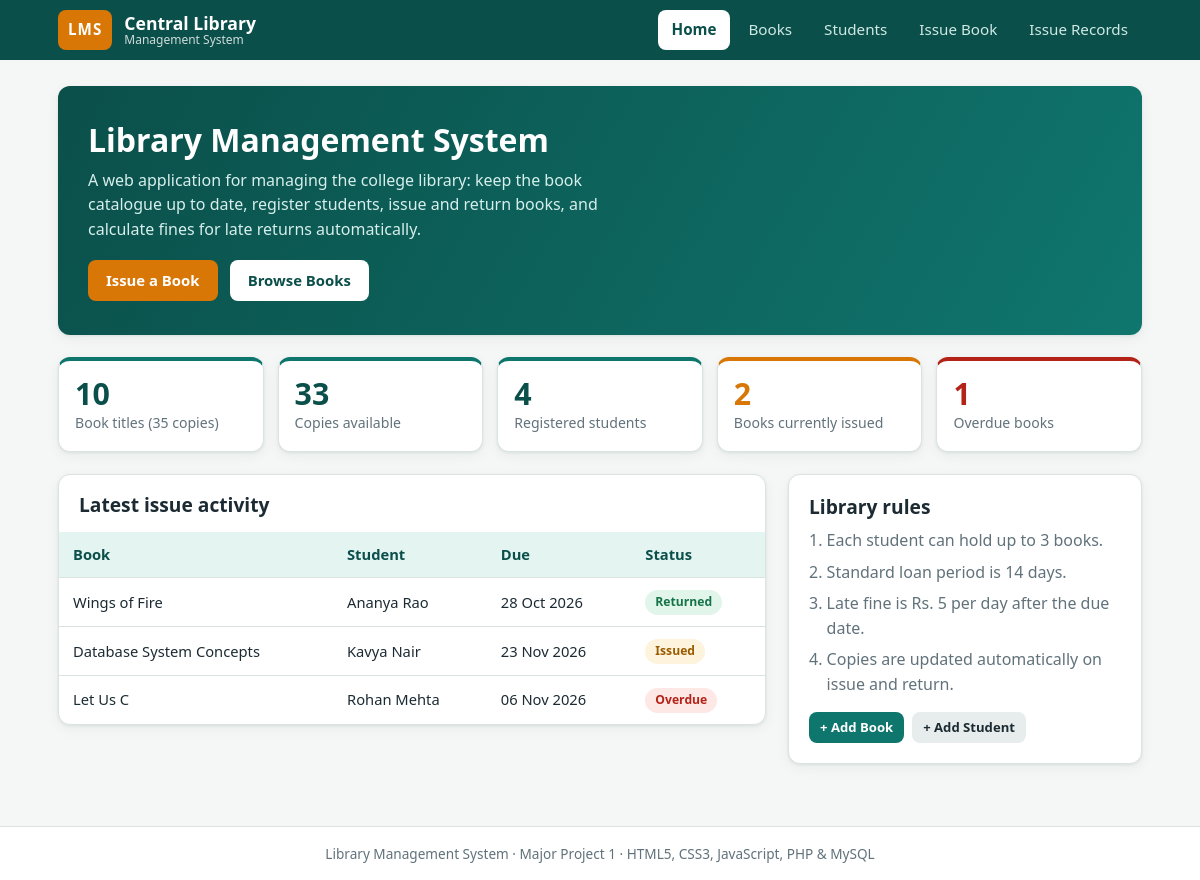
The page / on the database its author committed.
### tables this page shows
CREATE TABLE issues (
    id          INT UNSIGNED AUTO_INCREMENT PRIMARY KEY,
    book_id     INT UNSIGNED NOT NULL,
    student_id  INT UNSIGNED NOT NULL,
    issue_date  DATE NOT NULL,
    due_date    DATE NOT NULL,
    return_date DATE NULL,
    fine_amount INT UNSIGNED NOT NULL DEFAULT 0,
    status      ENUM('Issued','Returned') NOT NULL DEFAULT 'Issued',
    CONSTRAINT fk_issue_book    FOREIGN KEY (book_id)    REFERENCES books(id)    ON DELETE RESTRICT,
    CONSTRAINT fk_issue_student FOREIGN KEY (student_id) REFERENCES students(id) ON DELETE RESTRICT
);

CREATE TABLE books (
    id               INT UNSIGNED AUTO_INCREMENT PRIMARY KEY,
    title            VARCHAR(150) NOT NULL,
    author           VARCHAR(100) NOT NULL,
    isbn             VARCHAR(13)  NOT NULL UNIQUE,
    category         VARCHAR(50)  NOT NULL,
    total_copies     INT UNSIGNED NOT NULL,
    available_copies INT UNSIGNED NOT NULL,
    added_on         DATETIME NOT NULL DEFAULT CURRENT_TIMESTAMP,
    CONSTRAINT chk_copies CHECK (available_copies <= total_copies)
);

CREATE TABLE students (
    id            INT UNSIGNED AUTO_INCREMENT PRIMARY KEY,
    full_name     VARCHAR(100) NOT NULL,
    email         VARCHAR(120) NOT NULL UNIQUE,
    enrollment_no VARCHAR(20)  NOT NULL UNIQUE,
    phone         CHAR(10)     NOT NULL,
    registered_on DATETIME NOT NULL DEFAULT CURRENT_TIMESTAMP
);

### includes/init.php (called while the page is built, shortened)
<?php
function run(mysqli $db, string $sql, string $types = '', array $params = []) {
    $st = $db->prepare($sql);
    if ($params) {
        $st->bind_param($types, ...$params);
    }
    $st->execute();
    return $st;
}
function h($value): string {
    return htmlspecialchars((string)$value, ENT_QUOTES, 'UTF-8');
}
function fdate(?string $d): string {
    return $d ? date('d M Y', strtotime($d)) : '-';
}

### index.php (the view, shortened to what this page needs)
<?php
require __DIR__ . '/includes/init.php';
$today = date('Y-m-d');
$titles    = run($db, "SELECT COUNT(*) c FROM books")->get_result()->fetch_assoc()['c'];
$copies    = run($db, "SELECT COALESCE(SUM(total_copies),0) c FROM books")->get_result()->fetch_assoc()['c'];
$available = run($db, "SELECT COALESCE(SUM(available_copies),0) c FROM books")->get_result()->fetch_assoc()['c'];
$students  = run($db, "SELECT COUNT(*) c FROM students")->get_result()->fetch_assoc()['c'];
$issued    = run($db, "SELECT COUNT(*) c FROM issues WHERE status='Issued'")->get_result()->fetch_assoc()['c'];
$overdue   = run($db, "SELECT COUNT(*) c FROM issues WHERE status='Issued' AND due_date < ?", 's', [$today])->get_result()->fetch_assoc()['c'];
$recent = run($db, "SELECT i.id, i.due_date, i.status, b.title, s.full_name
                    FROM issues i
                    JOIN books b ON b.id = i.book_id
                    JOIN students s ON s.id = i.student_id
                    ORDER BY i.id DESC LIMIT 5")->get_result();
$active = 'home';
require __DIR__ . '/includes/header.php';
?>
<section class="hero">
    <h1>Library Management System</h1>
    <p>A web application for managing the college library: keep the book catalogue up to date,
       register students, issue and return books, and calculate fines for late returns automatically.</p>
    <a class="btn btn-amber" href="issue.php">Issue a Book</a>
    <a class="btn btn-light" href="books.php">Browse Books</a>
</section>
<section class="stats" aria-label="Library summary">
    <div class="stat"><strong><?= (int)$titles ?></strong><span>Book titles (<?= (int)$copies ?> copies)</span></div>
    <div class="stat"><strong><?= (int)$available ?></strong><span>Copies available</span></div>
    <div class="stat"><strong><?= (int)$students ?></strong><span>Registered students</span></div>
    <div class="stat warn"><strong><?= (int)$issued ?></strong><span>Books currently issued</span></div>
    <div class="stat bad"><strong><?= (int)$overdue ?></strong><span>Overdue books</span></div>
</section>
<div class="two-col">
    <section class="card card-flush">
        <div style="padding:18px 20px 6px"><h2>Latest issue activity</h2></div>
        <div class="table-scroll">
        <table class="data">
            <thead><tr><th>Book</th><th>Student</th><th>Due</th><th>Status</th></tr></thead>
            <tbody>
            <?php while ($r = $recent->fetch_assoc()): ?>
                <tr>
                    <td><?= h($r['title']) ?></td>
                    <td><?= h($r['full_name']) ?></td>
                    <td><?= fdate($r['due_date']) ?></td>
                    <td>
                        <?php if ($r['status'] === 'Returned'): ?><span class="badge b-ok">Returned</span>
                        <?php elseif ($r['due_date'] < $today): ?><span class="badge b-bad">Overdue</span>
                        <?php else: ?><span class="badge b-warn">Issued</span><?php endif; ?>
                    </td>
                </tr>
            <?php endwhile; ?>
            </tbody>
        </table>
        </div>
    </section>
    <aside class="card">
        <h2>Library rules</h2>
        <ol class="steps">
            <li>Each student can hold up to <?= MAX_ISSUE_LIMIT ?> books.</li>
            <li>Standard loan period is <?= DEFAULT_LOAN_DAYS ?> days.</li>
            <li>Late fine is Rs. <?= FINE_PER_DAY ?> per day after the due date.</li>
            <li>Copies are updated automatically on issue and return.</li>
        </ol>
        <div class="btn-row" style="margin-top:16px">
            <a class="btn btn-sm" href="book_form.php">+ Add Book</a>
            <a class="btn btn-sm btn-grey" href="student_form.php">+ Add Student</a>
        </div>
    </aside>
</div>
<?php require __DIR__ . '/includes/footer.php'; ?>

### includes/header.php (shortened to what this page needs)
<?php
$active    = $active ?? '';
$nav = [
    'home'     => ['index.php',     'Home'],
    'books'    => ['books.php',     'Books'],
    'students' => ['students.php',  'Students'],
    'issue'    => ['issue.php',     'Issue Book'],
    'issues'   => ['issues.php',    'Issue Records'],
];
?>
<!DOCTYPE html>
<html lang="en">
<head>
    <link rel="stylesheet" href="assets/css/style.css">
</head>
<body>
<header class="site-header">
    <div class="wrap header-row">
        <a class="brand" href="index.php">
            <span class="brand-mark">LMS</span>
            <span class="brand-text">Central Library<small>Management System</small></span>
        </a>
        <nav class="main-nav" aria-label="Main navigation">
            <?php foreach ($nav as $key => [$url, $label]): ?>
                <a href="<?= $url ?>" class="<?= $active === $key ? 'is-active' : '' ?>"><?= $label ?></a>
            <?php endforeach; ?>
        </nav>
    </div>
</header>
<main class="wrap page">

### includes/footer.php
</main>
<footer class="site-footer">
    <div class="wrap">
        Library Management System &middot; Major Project 1 &middot; HTML5, CSS3, JavaScript, PHP &amp; MySQL
    </div>
</footer>
</body>
</html>

### assets/css/style.css (style rules this page uses)
:root { --ink: #1c2b33; --muted: #61727b; --teal: #0f766e; --teal-dark: #0b4f4a; --teal-soft: #e3f4f1; --amber: #d97706; --amber-soft: #fef3dc; --red: #b42318; --red-soft: #fde8e6; --green: #157347; --green-soft: #e1f5ea; --bg: #f4f7f6; --card: #ffffff; --line: #dbe3e1; --radius: 12px; --shadow: 0 1px 3px rgba(16, 40, 48, .08), 0 4px 14px rgba(16, 40, 48, .05); }
*, *::before, *::after { box-sizing: border-box; }
body { margin: 0; font-family: "Segoe UI", system-ui, -apple-system, Roboto, Arial, sans-serif; color: var(--ink); background: var(--bg); line-height: 1.55; }
a { color: var(--teal); text-decoration: none; }
h1, h2, h3 { line-height: 1.25; margin: 0 0 .6rem; }
h1 { font-size: 1.7rem; }
h2 { font-size: 1.2rem; }
.wrap { max-width: 1120px; margin: 0 auto; padding: 0 18px; }
.page { padding-top: 26px; padding-bottom: 40px; min-height: 72vh; }
.site-header { background: var(--teal-dark); color: #fff; position: sticky; top: 0; z-index: 10; }
.header-row { display: flex; flex-wrap: wrap; align-items: center; justify-content: space-between; gap: 8px; padding-top: 10px; padding-bottom: 10px; }
.brand { display: flex; align-items: center; gap: 12px; color: #fff; }
.brand-mark { background: var(--amber); color: #fff; font-weight: 800; letter-spacing: 1px; padding: 8px 10px; border-radius: 8px; font-size: .95rem; }
.brand-text { font-weight: 700; font-size: 1.1rem; line-height: 1.1; }
.brand-text small { display: block; font-weight: 400; font-size: .75rem; opacity: .8; }
.main-nav { display: flex; flex-wrap: wrap; gap: 4px; }
.main-nav a { color: #cfe9e5; padding: 8px 14px; border-radius: 8px; font-size: .95rem; }
.main-nav a.is-active { background: #fff; color: var(--teal-dark); font-weight: 600; }
.site-footer { background: #fff; border-top: 1px solid var(--line); color: var(--muted); font-size: .85rem; padding: 16px 0; text-align: center; }
.hero { background: linear-gradient(120deg, var(--teal-dark), var(--teal)); color: #fff; border-radius: var(--radius); padding: 34px 30px; margin-bottom: 22px; box-shadow: var(--shadow); }
.hero h1 { font-size: 2rem; margin-bottom: .5rem; }
.hero p { max-width: 62ch; margin: 0 0 1.1rem; color: #d7efec; }
.hero .btn { margin-right: 8px; }
.card { background: var(--card); border: 1px solid var(--line); border-radius: var(--radius); padding: 20px; box-shadow: var(--shadow); margin-bottom: 22px; }
.card-flush { padding: 0; overflow: hidden; }
.stats { display: grid; grid-template-columns: repeat(auto-fit, minmax(170px, 1fr)); gap: 14px; margin-bottom: 22px; }
.stat { background: var(--card); border: 1px solid var(--line); border-top: 4px solid var(--teal); border-radius: var(--radius); padding: 16px; box-shadow: var(--shadow); }
.stat strong { display: block; font-size: 1.9rem; color: var(--teal-dark); line-height: 1.1; }
.stat span { color: var(--muted); font-size: .88rem; }
.stat.warn { border-top-color: var(--amber); }
.stat.warn strong { color: var(--amber); }
.stat.bad { border-top-color: var(--red); }
.stat.bad strong { color: var(--red); }
.two-col { display: grid; grid-template-columns: 2fr 1fr; gap: 22px; align-items: start; }
.steps { margin: 0; padding-left: 1.1rem; color: var(--muted); }
.steps li { margin-bottom: .4rem; }
.btn { display: inline-block; border: 0; cursor: pointer; font: inherit; font-size: .93rem; font-weight: 600; padding: 9px 18px; border-radius: 8px; background: var(--teal); color: #fff; transition: filter .15s, transform .05s; }
.btn-amber { background: var(--amber); }
.btn-light { background: #fff; color: var(--teal-dark); }
.btn-grey { background: #e7edec; color: var(--ink); }
.btn-sm { padding: 5px 11px; font-size: .82rem; }
.btn-row { display: flex; flex-wrap: wrap; gap: 8px; align-items: center; }
.table-scroll { overflow-x: auto; }
table.data { width: 100%; border-collapse: collapse; font-size: .92rem; }
table.data th { background: var(--teal-soft); color: var(--teal-dark); text-align: left; padding: 11px 14px; white-space: nowrap; font-weight: 600; }
table.data td { padding: 11px 14px; border-top: 1px solid var(--line); vertical-align: middle; }
.badge { display: inline-block; padding: 3px 10px; border-radius: 999px; font-size: .76rem; font-weight: 700; }
.b-ok { background: var(--green-soft); color: var(--green); }
.b-warn { background: var(--amber-soft); color: #9a5b00; }
.b-bad { background: var(--red-soft); color: var(--red); }

### rows shown on the page
issues: book.title "Wings of Fire", student.full_name "Ananya Rao", due_date "28 Oct 2026", status "Returned"
issues: book.title "Database System Concepts", student.full_name "Kavya Nair", due_date "23 Nov 2026", status "Issued"
issues: book.title "Let Us C", student.full_name "Rohan Mehta", due_date "06 Nov 2026", status "Overdue"

### other values the page prints
$label "Home"
$label "Books"
$label "Students"
$label "Issue Book"
$label "Issue Records"
$titles "10"
$copies "35"
$available "33"
$students "4"
$issued "2"
$overdue "1"
MAX_ISSUE_LIMIT "3"
DEFAULT_LOAN_DAYS "14"
FINE_PER_DAY "5"
